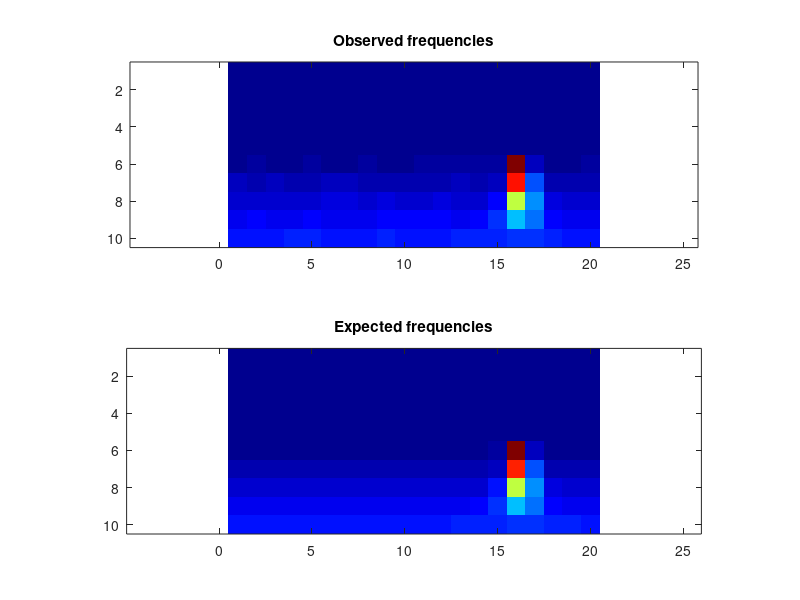

MATLAB code for this plot:
obsFrequencies = [ 0, 0, 0, 0, 0, 0, 0, 0, 0, 0, 0, 0, 0, 0, 0, 0, 0, 0, 0, 0; 0, 0, 0, 0, 0, 0, 0, 0, 0, 0, 0, 0, 0, 0, 0, 0, 0, 0, 0, 0; 0, 0, 0, 0, 0, 0, 0, 0, 0, 0, 0, 0, 0, 0, 0, 0, 0, 0, 0, 0; 0, 0, 0, 0, 0, 0, 0, 0, 0, 0, 0, 0, 0, 0, 0, 0, 0, 0, 0, 0; 0, 0, 0, 0, 0, 0, 0, 0, 0, 0, 0, 0, 0, 0, 0, 0, 0, 0, 0, 0; 1198, 1237, 1193, 1172, 1258, 1154, 1198, 1229, 1170, 1165, 1240, 1213, 1228, 1217, 1251, 77146, 3711, 1159, 1152, 1231; 3632, 3575, 3669, 3568, 3567, 3674, 3776, 3568, 3521, 3575, 3598, 3542, 3662, 3560, 4400, 65153, 14938, 3584, 3481, 3596; 5926, 5933, 5960, 5978, 6001, 6061, 6121, 5982, 6126, 6017, 5885, 6080, 5895, 6002, 9613, 43214, 19627, 6317, 5990, 5920; 8352, 8451, 8332, 8350, 8537, 8292, 8423, 8297, 8476, 8495, 8495, 8472, 8356, 8642, 12475, 23413, 16970, 9127, 8381, 8385; 10825, 10812, 10802, 10998, 10880, 10721, 10843, 10755, 10878, 10846, 10708, 10700, 10939, 11000, 11951, 13196, 12528, 11341, 10793, 10717 ];
expFrequencies = [ 0, 0, 0, 0, 0, 0, 0, 0, 0, 0, 0, 0, 0, 0, 0, 0, 0, 0, 0, 0; 0, 0, 0, 0, 0, 0, 0, 0, 0, 0, 0, 0, 0, 0, 0, 0, 0, 0, 0, 0; 0, 0, 0, 0, 0, 0, 0, 0, 0, 0, 0, 0, 0, 0, 0, 0, 0, 0, 0, 0; 0, 0, 0, 0, 0, 0, 0, 0, 0, 0, 0, 0, 0, 0, 0, 0, 0, 0, 0, 0; 0, 0, 0, 0, 0, 0, 0, 0, 0, 0, 0, 0, 0, 0, 0, 0, 0, 0, 0, 0; 1200, 1200, 1200, 1200, 1200, 1200, 1200, 1200, 1200, 1200, 1200, 1200, 1200, 1200, 1213.21, 77045.9, 3696.44, 1200, 1200, 1200; 3600, 3600, 3600, 3600, 3600, 3600, 3600, 3600, 3600, 3600, 3600, 3600, 3600, 3600.04, 4511.57, 64712, 14909.1, 3603.7, 3600, 3600; 6000, 6000, 6000, 6000, 6000, 6000, 6000, 6000, 6000, 6000, 6000, 6000, 6000.01, 6016.5, 9676.84, 43167.1, 19804.4, 6186.03, 6000.21, 6000; 8400, 8400, 8400, 8400, 8400, 8400, 8400, 8400, 8400, 8400, 8400, 8400.03, 8403.34, 8600.98, 12455.1, 23549, 16904.4, 9175.37, 8418.36, 8400.2; 10802.2, 10801.1, 10800.9, 10800.9, 10800.9, 10800.9, 10800.9, 10800.9, 10800.9, 10801, 10801.5, 10805.2, 10834.7, 11058.6, 12018, 13231.5, 12593.6, 11317.3, 10877.8, 10810.5 ];
colormap(jet);
clf; subplot(2,1,1);
imagesc(obsFrequencies);
title('Observed frequencies');
axis equal;
subplot(2,1,2);
imagesc(expFrequencies);
axis equal;
title('Expected frequencies');
